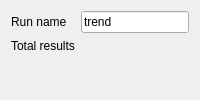
                     <widget  class="QWidget"  name="TREND_">
                       <layout  class="QFormLayout"  name="formLayout_21">
                         <item  row="0"  column="0">
                           <widget  class="QLabel"  name="label_113">
                             <property  name="text">
                               <string>Run name</string>
                             </property>
                           </widget>
                         </item>
                         <item  row="0"  column="1">
                           <widget  class="QLineEdit"  name="run_name_">
                             <property  name="text">
                               <string>trend</string>
                             </property>
                           </widget>
                         </item>
                         <item  row="1"  column="0">
                           <widget  class="QLabel"  name="label_114">
                             <property  name="text">
                               <string>Total results</string>
                             </property>
                           </widget>
                         </item>
                         <item  row="1"  column="1">
                           <widget  class="QgsFileWidget"  name="total_result_">
                             <property  name="storageMode">
                               <enum>QgsFileWidget::GetDirectory</enum>
                             </property>
                           </widget>
                         </item>
                       </layout>
                     </widget>
